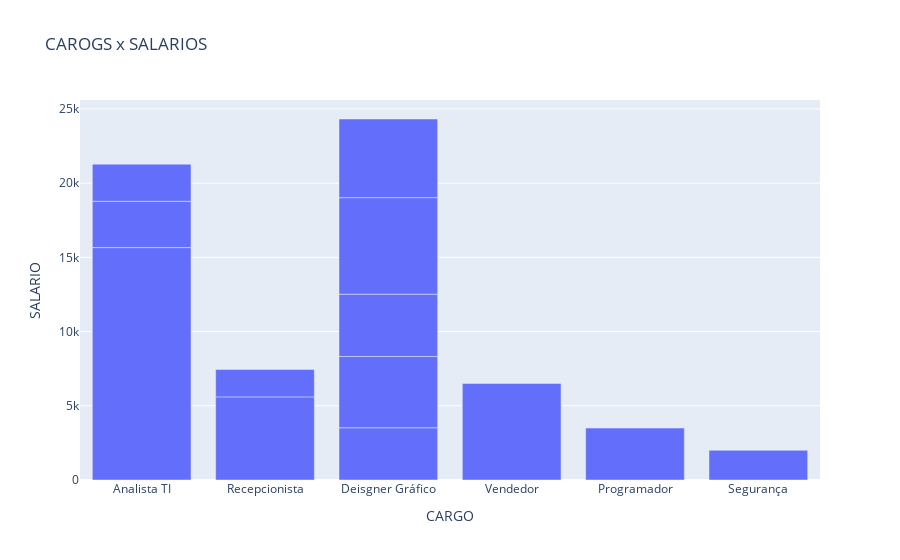

The notebook cell saved with this chart:
### Code cell
fig_colunas = pltex.bar(dados_RH, x = 'CARGO', y='SALARIO', title = 'CAROGS x SALARIOS')
fig_colunas.show()

### Figure 1 — Plotly figure (JSON) as saved in the notebook; plotly's stock layout.template omitted (floating-point values rounded to 4 significant figures)
{"data": [{"hovertemplate": "CARGO=%{x}<br>SALARIO=%{y}<extra></extra>", "legendgroup": "", "marker": {"color": "#636efa", "pattern": {"shape": ""}}, "name": "", "orientation": "v", "showlegend": false, "textposition": "auto", "type": "bar", "x": ["Analista TI", "Recepcionista", "Deisgner Gráfico", "Analista TI", "Deisgner Gráfico", "Analista TI", "Vendedor", "Recepcionista", "Programador", "Deisgner Gráfico", "Deisgner Gráfico", "Deisgner Gráfico", "Segurança"], "xaxis": "x", "y": [15660.0, 5600.0, 3520.0, 3120.0, 4800.0, 2500.0, 6500.0, 1850.0, 3500.0, 4200.0, 6500.0, 5300.0, 2000.0], "yaxis": "y"}], "layout": {"barmode": "relative", "legend": {"tracegroupgap": 0}, "title": {"text": "CAROGS x SALARIOS"}, "xaxis": {"anchor": "y", "domain": [0, 1], "title": {"text": "CARGO"}}, "yaxis": {"anchor": "x", "domain": [0, 1], "title": {"text": "SALARIO"}}}}
